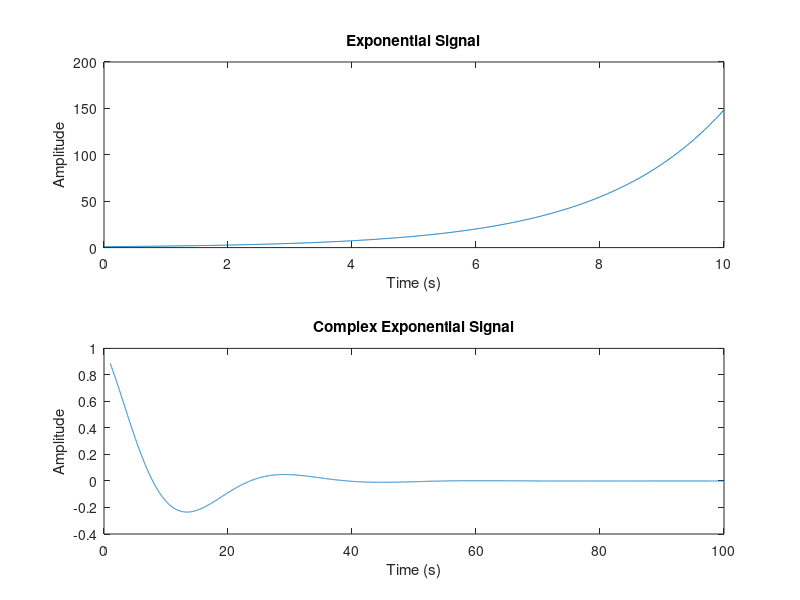

MATLAB code for this plot:
 % Parameters for the exponential signal
    a = 1;     
    alfa = 0.5; %decay constance       
    t = 0:0.01:10;
    signal = a * exp(alfa * t);
    subplot(211);
       plot(t, signal);
    %stem(t, signal);
    xlabel('Time (s)');
    ylabel('Amplitude');
    title('Exponential Signal');
    
    alfa=-.1+.2*j;
    t=1:0.01:100;
    signal2=a*exp(alfa*t)
    subplot(212);
       plot(t, signal2);
    %stem(t, signal);
    xlabel('Time (s)');
    ylabel('Amplitude');
    title('Complex Exponential Signal');